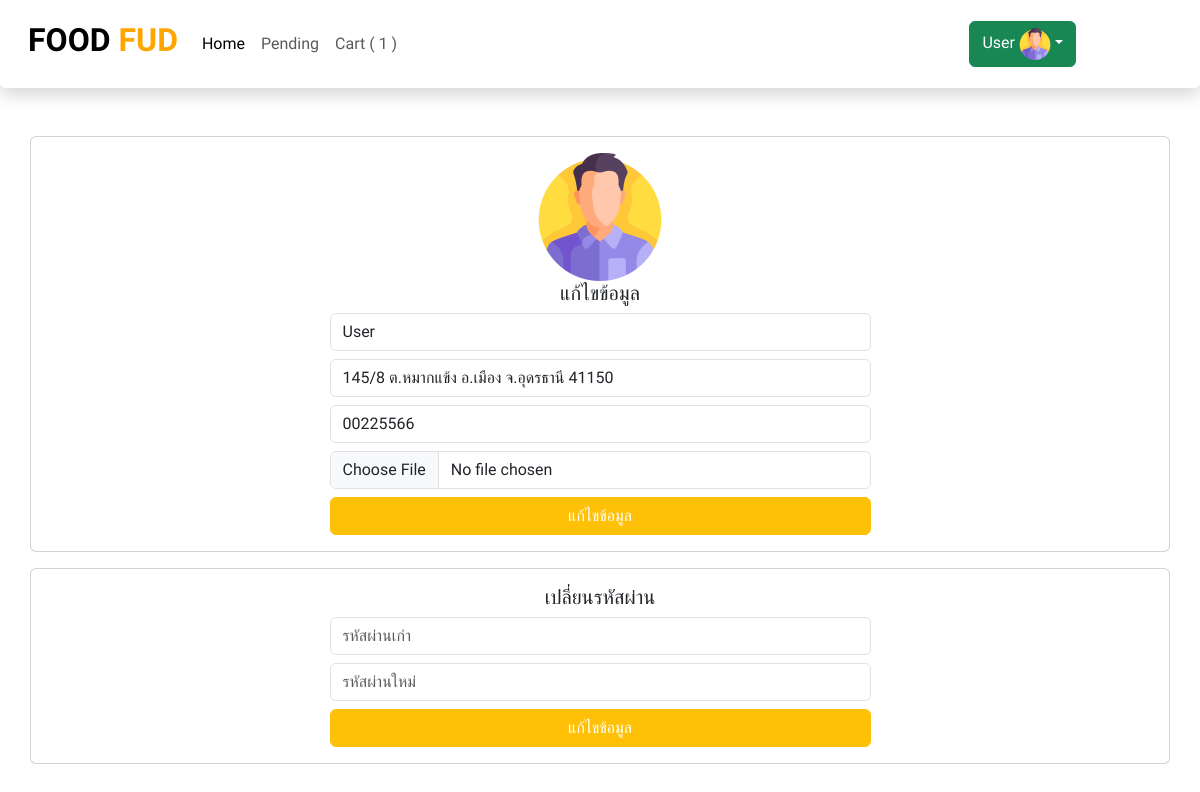
Page /EditProfile.php (signed in) on the committed database.
### tables this page shows
CREATE TABLE `users` (
  `UserID` int(11) NOT NULL,
  `UserName` varchar(255) DEFAULT NULL,
  `UserPassword` tinytext DEFAULT NULL,
  `UserRealName` varchar(255) DEFAULT NULL,
  `UserAddress` varchar(255) DEFAULT NULL,
  `UserPhone` varchar(255) DEFAULT NULL,
  `UserRole` varchar(255) DEFAULT NULL,
  `UserStatus` int(11) DEFAULT NULL,
  `UserImg` text DEFAULT NULL
);

### EditProfile.php (the view, shortened to what this page needs)
<?php
    include './Assets/header.php';
    if($_SESSION['UserRole'] == 'Customer'){    include './Assets/customer-nav.php';}
    require './db.php';
    $result = $db->query("SELECT * FROM users WHERE UserID = '".$_SESSION['UserID']."'");
    while($row = mysqli_fetch_assoc($result)){
        ?>
<div class="container">
    <div class="card card-body mt-3 row">
        <center>
            <form action="App/EditProfile.php" method="post" enctype="multipart/form-data">
                <img src="./Image/<?=$row['UserImg']?>" width="128" alt="">
    <h5>แก้ไขข้อมูล</h5>
        <input type="text" class="form-control w-50 mt-2" name="name" placeholder="<?=$_SESSION['UserRealName']?>" value="<?=$row['UserRealName']?>">
        <input type="text" class="form-control w-50 mt-2" name="address" placeholder="<?=$row['UserAddress']?>" value="<?=$row['UserAddress']?>" >
        <input type="text" class="form-control w-50 mt-2" name="phone" placeholder="<?=$row['UserPhone']?>" value="<?=$row['UserPhone']?>" >
        <input type="file" name="upload" id="" class="form-control w-50 mt-2">
        <button type="submit" class="btn btn-warning mt-2 w-50 text-white">แก้ไขข้อมูล</button>
    </form>
    </center>
    </div>
    <div class="card card-body mt-3 row">
        <center>
            <form action="App/ChangePassword.php" method="post" enctype="multipart/form-data">
    <h5>เปลี่ยนรหัสผ่าน</h5>
        <input type="text" class="form-control w-50 mt-2" name="password" placeholder="รหัสผ่านเก่า" >
        <input type="text" class="form-control w-50 mt-2" name="newpassword" placeholder="รหัสผ่านใหม่" >
        <button type="submit" class="btn btn-warning mt-2 w-50 text-white">แก้ไขข้อมูล</button>
    </form>
    </center>
    </div>
</div>
<?php } ?>

### Assets/header.php (style rules this page uses)
* { font-family: 'Prompt', sans-serif; }

### rows in the picture
users: UserImg (picture), name "User", address "145/8 ต.หมากแข้ง อ.เมือง จ.อุดรธานี 41150", phone "00225566"

### other values in the picture
$num "1"
$_SESSION['UserRealName'] "User"
